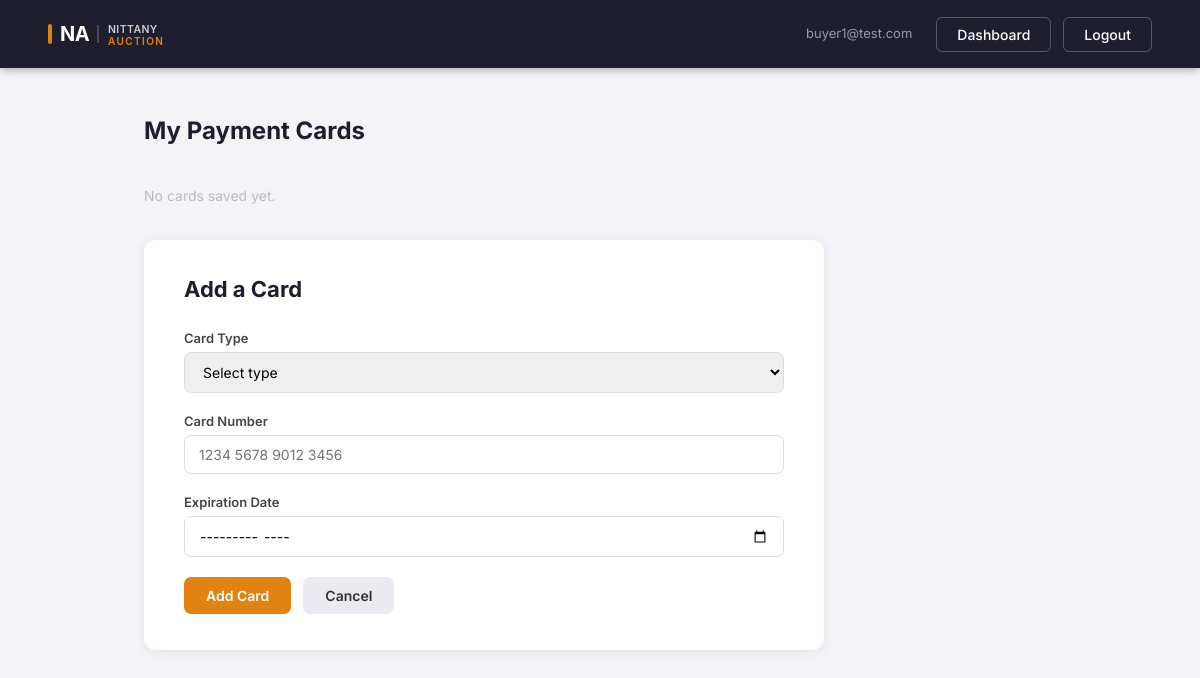
The app's page /bidder/cards (signed in), older data.
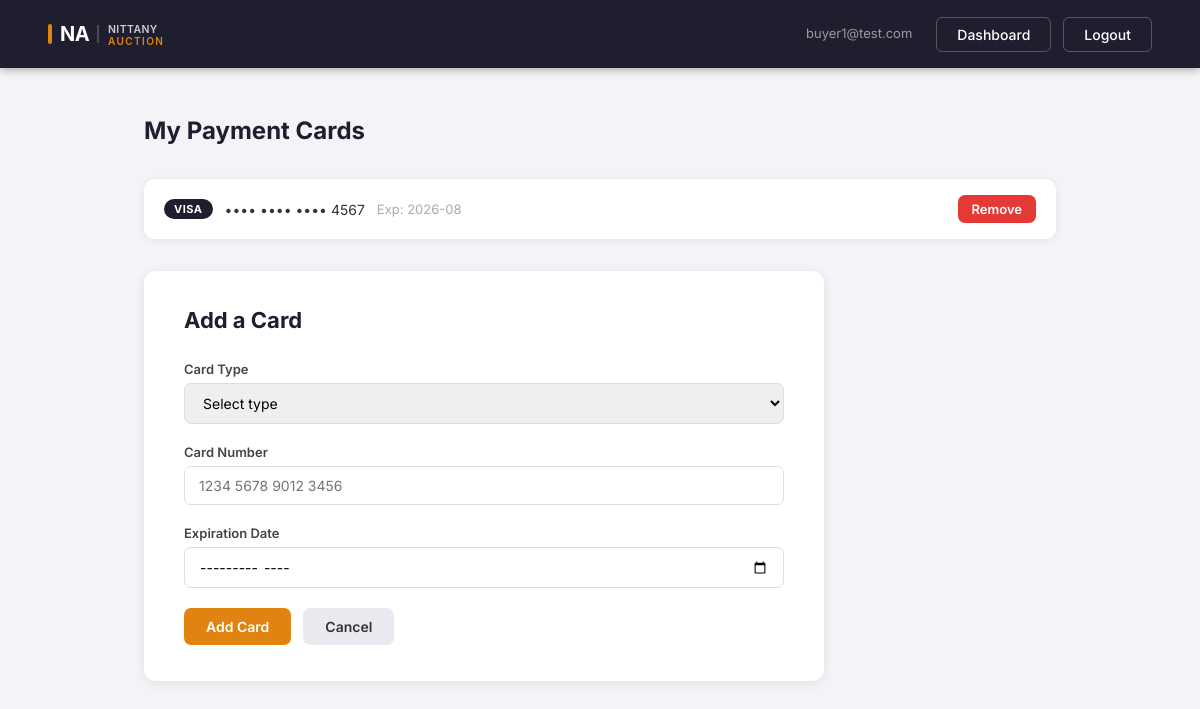
The same page, newer data.
### tables this page shows
CREATE TABLE credit_cards (
            card_id         INTEGER PRIMARY KEY AUTOINCREMENT,
            bidder_email    TEXT NOT NULL,
            card_type       TEXT NOT NULL,
            card_number     TEXT NOT NULL,
            expiration_date TEXT NOT NULL
        );

### app.py (the view, shortened to what this page needs)
@app.route("/bidder/cards", methods=["GET", "POST"])
def bidder_cards():
    guard = role_required("buyer")
    if guard:
        return guard
    email = session["email"]
    with sqlite3.connect("nittanyauction.db") as conn:
        conn.row_factory = sqlite3.Row
        cards = conn.execute(
            "SELECT * FROM credit_cards WHERE bidder_email = ?", (email,)
        ).fetchall()
    return render_template("bidder_cards.html", email=email, cards=cards)

### app.py (called while the page is built)
def role_required(role):
    if session.get("role") != role:
        flash(f"Please log in as {role} to access that page.", "error")
        return redirect("/login")
    return None

### templates/bidder_cards.html (shortened to what this page needs)
<!DOCTYPE html>
<html>
<head>
    <link rel="stylesheet" href="{{ url_for('static', filename='style.css') }}">
</head>
<body>
    <nav class="first-navbar">
        <a href="/dashboard"><img src="{{ url_for('static', filename='logo.svg') }}" alt="NittanyAuction" height="36"></a>
        <div class="nav-links">
            <span class="nav-user">{{ email }}</span>
            <a href="/bidder">Dashboard</a>
            <a href="/logout">Logout</a>
        </div>
    </nav>
    <div class="seller-content">
        <div class="listings-header">
            <h2>My Payment Cards</h2>
        </div>
        {% if cards %}
        <div class="card-list">
            {% for card in cards %}
            <div class="card-item">
                <div class="card-item-info">
                    <span class="card-type-badge">{{ card['card_type'] }}</span>
                    <span>•••• •••• •••• {{ card['card_number'][-4:] }}</span>
                    <span style="color:#aaa; font-size:13px;">Exp: {{ card['expiration_date'] }}</span>
                </div>
                <form method="POST" action="/bidder/cards"
                      onsubmit="return confirm('Remove this card?')">
                    <button type="submit" class="btn-danger"
                            style="font-size:13px; padding:6px 14px;">Remove</button>
                </form>
            </div>
            {% endfor %}
        </div>
        {% else %}
        <p class="empty-state" style="margin-bottom:28px;">No cards saved yet.</p>
        {% endif %}
        <div class="form-card">
            <h2>Add a Card</h2>
            <form method="POST" action="/bidder/cards">
                <div class="form-group">
                    <label for="card_type">Card Type</label>
                    <select id="card_type" name="card_type" required>
                        <option value="" disabled selected>Select type</option>
                    </select>
                </div>
                <div class="form-group">
                    <label for="card_number">Card Number</label>
                    <input type="text" id="card_number" name="card_number"
                           maxlength="19" placeholder="1234 5678 9012 3456" required>
                </div>
                <div class="form-group">
                    <label for="expiration_date">Expiration Date</label>
                    <input type="month" id="expiration_date" name="expiration_date" required>
                </div>
                <div class="form-actions">
                    <button type="submit" class="btn-primary">Add Card</button>
                    <a href="/bidder" class="btn-secondary">Cancel</a>
                </div>
            </form>
        </div>
    </div>
</body>
</html>

Row changes from the older to the newer data that the page shows:
added credit_cards: card_type "VISA", card_number "4567", expiration_date "2026-08"
Text that changed along with them:
text no longer shown: "No cards saved yet."
